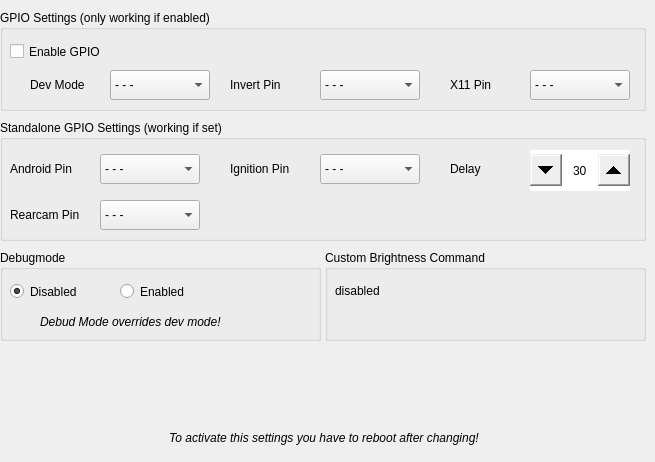
   <widget class="QWidget" name="tabCSEnv">
    <attribute name="title">
     <string>CS Env</string>
    </attribute>
    <widget class="QGroupBox" name="groupBoxGPIO">
     <property name="geometry">
      <rect>
       <x>0</x>
       <y>10</y>
       <width>646</width>
       <height>101</height>
      </rect>
     </property>
     <property name="title">
      <string>GPIO Settings (only working if enabled)</string>
     </property>
     <widget class="QCheckBox" name="checkBoxGPIO">
      <property name="geometry">
       <rect>
        <x>10</x>
        <y>30</y>
        <width>100</width>
        <height>23</height>
       </rect>
      </property>
      <property name="text">
       <string>Enable GPIO</string>
      </property>
     </widget>
     <widget class="QComboBox" name="comboBoxDevMode">
      <property name="geometry">
       <rect>
        <x>110</x>
        <y>60</y>
        <width>100</width>
        <height>30</height>
       </rect>
      </property>
      <property name="editable">
       <bool>false</bool>
      </property>
      <property name="currentText">
       <string>- - -</string>
      </property>
      <item>
       <property name="text">
        <string>- - -</string>
       </property>
      </item>
      <item>
       <property name="text">
        <string>1</string>
       </property>
      </item>
      <item>
       <property name="text">
        <string>2</string>
       </property>
      </item>
      <item>
       <property name="text">
        <string>3</string>
       </property>
      </item>
      <item>
       <property name="text">
        <string>4</string>
       </property>
      </item>
      <item>
       <property name="text">
        <string>5</string>
       </property>
      </item>
      <item>
       <property name="text">
        <string>6</string>
       </property>
      </item>
      <item>
       <property name="text">
        <string>7</string>
       </property>
      </item>
      <item>
       <property name="text">
        <string>8</string>
       </property>
      </item>
      <item>
       <property name="text">
        <string>9</string>
       </property>
      </item>
      <item>
       <property name="text">
        <string>10</string>
       </property>
      </item>
      <item>
       <property name="text">
        <string>11</string>
       </property>
      </item>
      <item>
       <property name="text">
        <string>12</string>
       </property>
      </item>
      <item>
       <property name="text">
        <string>13</string>
       </property>
      </item>
      <item>
       <property name="text">
        <string>14</string>
       </property>
      </item>
      <item>
       <property name="text">
        <string>15</string>
       </property>
      </item>
      <item>
       <property name="text">
        <string>16</string>
       </property>
      </item>
      <item>
       <property name="text">
        <string>17</string>
       </property>
      </item>
      <item>
       <property name="text">
        <string>18</string>
       </property>
      </item>
      <item>
       <property name="text">
        <string>19</string>
       </property>
      </item>
      <item>
       <property name="text">
        <string>20</string>
       </property>
      </item>
      <item>
       <property name="text">
        <string>21</string>
       </property>
      </item>
      <item>
       <property name="text">
        <string>22</string>
       </property>
      </item>
      <item>
       <property name="text">
        <string>23</string>
       </property>
      </item>
      <item>
       <property name="text">
        <string>24</string>
       </property>
      </item>
      <item>
       <property name="text">
        <string>25</string>
       </property>
      </item>
      <item>
       <property name="text">
        <string>26</string>
       </property>
      </item>
     </widget>
     <widget class="QLabel" name="labelDevMode">
      <property name="geometry">
       <rect>
        <x>30</x>
        <y>60</y>
        <width>80</width>
        <height>30</height>
       </rect>
      </property>
      <property name="text">
       <string>Dev Mode</string>
      </property>
     </widget>
     <widget class="QComboBox" name="comboBoxInvert">
      <property name="geometry">
       <rect>
        <x>320</x>
        <y>60</y>
        <width>100</width>
        <height>30</height>
       </rect>
      </property>
      <property name="editable">
       <bool>false</bool>
      </property>
      <property name="currentText">
       <string>- - -</string>
      </property>
      <item>
       <property name="text">
        <string>- - -</string>
       </property>
      </item>
      <item>
       <property name="text">
        <string>1</string>
       </property>
      </item>
      <item>
       <property name="text">
        <string>2</string>
       </property>
      </item>
      <item>
       <property name="text">
        <string>3</string>
       </property>
      </item>
      <item>
       <property name="text">
        <string>4</string>
       </property>
      </item>
      <item>
       <property name="text">
        <string>5</string>
       </property>
      </item>
      <item>
       <property name="text">
        <string>6</string>
       </property>
      </item>
      <item>
       <property name="text">
        <string>7</string>
       </property>
      </item>
      <item>
       <property name="text">
        <string>8</string>
       </property>
      </item>
      <item>
       <property name="text">
        <string>9</string>
       </property>
      </item>
      <item>
       <property name="text">
        <string>10</string>
       </property>
      </item>
      <item>
       <property name="text">
        <string>11</string>
       </property>
      </item>
      <item>
       <property name="text">
        <string>12</string>
       </property>
      </item>
      <item>
       <property name="text">
        <string>13</string>
       </property>
      </item>
      <item>
       <property name="text">
        <string>14</string>
       </property>
      </item>
      <item>
       <property name="text">
        <string>15</string>
       </property>
      </item>
      <item>
       <property name="text">
        <string>16</string>
       </property>
      </item>
      <item>
       <property name="text">
        <string>17</string>
       </property>
      </item>
      <item>
       <property name="text">
        <string>18</string>
       </property>
      </item>
      <item>
       <property name="text">
        <string>19</string>
       </property>
      </item>
      <item>
       <property name="text">
        <string>20</string>
       </property>
      </item>
      <item>
       <property name="text">
        <string>21</string>
       </property>
      </item>
      <item>
       <property name="text">
        <string>22</string>
       </property>
      </item>
      <item>
       <property name="text">
        <string>23</string>
       </property>
      </item>
      <item>
       <property name="text">
        <string>24</string>
       </property>
      </item>
      <item>
       <property name="text">
        <string>25</string>
       </property>
      </item>
      <item>
       <property name="text">
        <string>26</string>
       </property>
      </item>
     </widget>
     <widget class="QComboBox" name="comboBoxX11">
      <property name="geometry">
       <rect>
        <x>530</x>
        <y>60</y>
        <width>100</width>
        <height>30</height>
       </rect>
      </property>
      <property name="editable">
       <bool>false</bool>
      </property>
      <property name="currentText">
       <string>- - -</string>
      </property>
      <item>
       <property name="text">
        <string>- - -</string>
       </property>
      </item>
      <item>
       <property name="text">
        <string>1</string>
       </property>
      </item>
      <item>
       <property name="text">
        <string>2</string>
       </property>
      </item>
      <item>
       <property name="text">
        <string>3</string>
       </property>
      </item>
      <item>
       <property name="text">
        <string>4</string>
       </property>
      </item>
      <item>
       <property name="text">
        <string>5</string>
       </property>
      </item>
      <item>
       <property name="text">
        <string>6</string>
       </property>
      </item>
      <item>
       <property name="text">
        <string>7</string>
       </property>
      </item>
      <item>
       <property name="text">
        <string>8</string>
       </property>
      </item>
      <item>
       <property name="text">
        <string>9</string>
       </property>
      </item>
      <item>
       <property name="text">
        <string>10</string>
       </property>
      </item>
      <item>
       <property name="text">
        <string>11</string>
       </property>
      </item>
      <item>
       <property name="text">
        <string>12</string>
       </property>
      </item>
      <item>
       <property name="text">
        <string>13</string>
       </property>
      </item>
      <item>
       <property name="text">
        <string>14</string>
       </property>
      </item>
      <item>
       <property name="text">
        <string>15</string>
       </property>
      </item>
      <item>
       <property name="text">
        <string>16</string>
       </property>
      </item>
      <item>
       <property name="text">
        <string>17</string>
       </property>
      </item>
      <item>
       <property name="text">
        <string>18</string>
       </property>
      </item>
      <item>
       <property name="text">
        <string>19</string>
       </property>
      </item>
      <item>
       <property name="text">
        <string>20</string>
       </property>
      </item>
      <item>
       <property name="text">
        <string>21</string>
       </property>
      </item>
      <item>
       <property name="text">
        <string>22</string>
       </property>
      </item>
      <item>
       <property name="text">
        <string>23</string>
       </property>
      </item>
      <item>
       <property name="text">
        <string>24</string>
       </property>
      </item>
      <item>
       <property name="text">
        <string>25</string>
       </property>
      </item>
      <item>
       <property name="text">
        <string>26</string>
       </property>
      </item>
     </widget>
     <widget class="QLabel" name="labelX11">
      <property name="geometry">
       <rect>
        <x>450</x>
        <y>60</y>
        <width>80</width>
        <height>30</height>
       </rect>
      </property>
      <property name="text">
       <string>X11 Pin</string>
      </property>
     </widget>
     <widget class="QLabel" name="labelInvert">
      <property name="geometry">
       <rect>
        <x>230</x>
        <y>60</y>
        <width>90</width>
        <height>30</height>
       </rect>
      </property>
      <property name="text">
       <string>Invert Pin</string>
      </property>
     </widget>
    </widget>
    <widget class="QLabel" name="labelSettingsInfo">
     <property name="geometry">
      <rect>
       <x>2</x>
       <y>425</y>
       <width>644</width>
       <height>26</height>
      </rect>
     </property>
     <property name="font">
      <font>
       <italic>true</italic>
      </font>
     </property>
     <property name="text">
      <string>To activate this settings you have to reboot after changing!</string>
     </property>
     <property name="alignment">
      <set>Qt::AlignCenter</set>
     </property>
     <property name="wordWrap">
      <bool>true</bool>
     </property>
    </widget>
    <widget class="QLabel" name="labelSettingsInfo_Icon">
     <property name="geometry">
      <rect>
       <x>80</x>
       <y>422</y>
       <width>31</width>
       <height>31</height>
      </rect>
     </property>
     <property name="text">
      <string>&lt;html&gt;&lt;head/&gt;&lt;body&gt;&lt;p align=&quot;justify&quot;&gt;&lt;img src=&quot;:/ico_warning.png&quot;/&gt;&lt;/p&gt;&lt;/body&gt;&lt;/html&gt;</string>
     </property>
    </widget>
    <widget class="QGroupBox" name="groupBoxBrightnessCommand">
     <property name="geometry">
      <rect>
       <x>325</x>
       <y>250</y>
       <width>321</width>
       <height>91</height>
      </rect>
     </property>
     <property name="title">
      <string>Custom Brightness Command</string>
     </property>
     <widget class="QLabel" name="labelCustomBrightnessCommand">
      <property name="geometry">
       <rect>
        <x>10</x>
        <y>30</y>
        <width>201</width>
        <height>21</height>
       </rect>
      </property>
      <property name="text">
       <string>disabled</string>
      </property>
     </widget>
    </widget>
    <widget class="QGroupBox" name="groupBoxGPIO2">
     <property name="geometry">
      <rect>
       <x>0</x>
       <y>120</y>
       <width>646</width>
       <height>121</height>
      </rect>
     </property>
     <property name="title">
      <string>Standalone GPIO Settings (working if set)</string>
     </property>
     <widget class="QComboBox" name="comboBoxAndroid">
      <property name="geometry">
       <rect>
        <x>100</x>
        <y>34</y>
        <width>100</width>
        <height>30</height>
       </rect>
      </property>
      <property name="editable">
       <bool>false</bool>
      </property>
      <property name="currentText">
       <string>- - -</string>
      </property>
      <item>
       <property name="text">
        <string>- - -</string>
       </property>
      </item>
      <item>
       <property name="text">
        <string>1</string>
       </property>
      </item>
      <item>
       <property name="text">
        <string>2</string>
       </property>
      </item>
      <item>
       <property name="text">
        <string>3</string>
       </property>
      </item>
      <item>
       <property name="text">
        <string>4</string>
       </property>
      </item>
      <item>
       <property name="text">
        <string>5</string>
       </property>
      </item>
      <item>
       <property name="text">
        <string>6</string>
       </property>
      </item>
      <item>
       <property name="text">
        <string>7</string>
       </property>
      </item>
      <item>
       <property name="text">
        <string>8</string>
       </property>
      </item>
      <item>
       <property name="text">
        <string>9</string>
       </property>
      </item>
      <item>
       <property name="text">
        <string>10</string>
       </property>
      </item>
      <item>
       <property name="text">
        <string>11</string>
       </property>
      </item>
      <item>
       <property name="text">
        <string>12</string>
       </property>
      </item>
      <item>
       <property name="text">
        <string>13</string>
       </property>
      </item>
      <item>
       <property name="text">
        <string>14</string>
       </property>
      </item>
      <item>
       <property name="text">
        <string>15</string>
       </property>
      </item>
      <item>
       <property name="text">
        <string>16</string>
       </property>
      </item>
      <item>
       <property name="text">
        <string>17</string>
       </property>
      </item>
      <item>
       <property name="text">
        <string>18</string>
       </property>
      </item>
      <item>
       <property name="text">
        <string>19</string>
       </property>
      </item>
      <item>
       <property name="text">
        <string>20</string>
       </property>
      </item>
      <item>
       <property name="text">
        <string>21</string>
       </property>
      </item>
      <item>
       <property name="text">
        <string>22</string>
       </property>
      </item>
      <item>
       <property name="text">
        <string>23</string>
       </property>
      </item>
      <item>
       <property name="text">
        <string>24</string>
       </property>
      </item>
      <item>
       <property name="text">
        <string>25</string>
       </property>
      </item>
      <item>
       <property name="text">
        <string>26</string>
       </property>
      </item>
     </widget>
     <widget class="QLabel" name="labelAndroid">
      <property name="geometry">
       <rect>
        <x>10</x>
        <y>34</y>
        <width>80</width>
        <height>30</height>
       </rect>
      </property>
      <property name="text">
       <string>Android Pin</string>
      </property>
     </widget>
     <widget class="QLabel" name="labelGPIOShutdown">
      <property name="geometry">
       <rect>
        <x>230</x>
        <y>34</y>
        <width>80</width>
        <height>30</height>
       </rect>
      </property>
      <property name="text">
       <string>Ignition Pin</string>
      </property>
     </widget>
     <widget class="QComboBox" name="comboBoxGPIOShutdown">
      <property name="geometry">
       <rect>
        <x>320</x>
        <y>34</y>
        <width>100</width>
        <height>30</height>
       </rect>
      </property>
      <property name="editable">
       <bool>false</bool>
      </property>
      <property name="currentText">
       <string>- - -</string>
      </property>
      <item>
       <property name="text">
        <string>- - -</string>
       </property>
      </item>
      <item>
       <property name="text">
        <string>1</string>
       </property>
      </item>
      <item>
       <property name="text">
        <string>2</string>
       </property>
      </item>
      <item>
       <property name="text">
        <string>3</string>
       </property>
      </item>
      <item>
       <property name="text">
        <string>4</string>
       </property>
      </item>
      <item>
       <property name="text">
        <string>5</string>
       </property>
      </item>
      <item>
       <property name="text">
        <string>6</string>
       </property>
      </item>
      <item>
       <property name="text">
        <string>7</string>
       </property>
      </item>
      <item>
       <property name="text">
        <string>8</string>
       </property>
      </item>
      <item>
       <property name="text">
        <string>9</string>
       </property>
      </item>
      <item>
       <property name="text">
        <string>10</string>
       </property>
      </item>
      <item>
       <property name="text">
        <string>11</string>
       </property>
      </item>
      <item>
       <property name="text">
        <string>12</string>
       </property>
      </item>
      <item>
       <property name="text">
        <string>13</string>
       </property>
      </item>
      <item>
       <property name="text">
        <string>14</string>
       </property>
      </item>
      <item>
       <property name="text">
        <string>15</string>
       </property>
      </item>
      <item>
       <property name="text">
        <string>16</string>
       </property>
      </item>
      <item>
       <property name="text">
        <string>17</string>
       </property>
      </item>
      <item>
       <property name="text">
        <string>18</string>
       </property>
      </item>
      <item>
       <property name="text">
        <string>19</string>
       </property>
      </item>
      <item>
       <property name="text">
        <string>20</string>
       </property>
      </item>
      <item>
       <property name="text">
        <string>21</string>
       </property>
      </item>
      <item>
       <property name="text">
        <string>22</string>
       </property>
      </item>
      <item>
       <property name="text">
        <string>23</string>
       </property>
      </item>
      <item>
       <property name="text">
        <string>24</string>
       </property>
      </item>
      <item>
       <property name="text">
        <string>25</string>
       </property>
      </item>
      <item>
       <property name="text">
        <string>26</string>
       </property>
      </item>
     </widget>
     <widget class="QSpinBox" name="spinBoxGPIOShutdownDelay">
      <property name="geometry">
       <rect>
        <x>530</x>
        <y>30</y>
        <width>100</width>
        <height>41</height>
       </rect>
      </property>
      <property name="styleSheet">
       <string notr="true">QSpinBox::up-button { width: 32px; height: 32px;
subcontrol-origin: margin;
subcontrol-position: center right;
}
QSpinBox::down-button { width: 32px; height: 32px; 
subcontrol-origin: margin;
subcontrol-position: center left;
}</string>
      </property>
      <property name="frame">
       <bool>true</bool>
      </property>
      <property name="alignment">
       <set>Qt::AlignCenter</set>
      </property>
      <property name="minimum">
       <number>5</number>
      </property>
      <property name="maximum">
       <number>60</number>
      </property>
      <property name="singleStep">
       <number>1</number>
      </property>
      <property name="value">
       <number>30</number>
      </property>
     </widget>
     <widget class="QLabel" name="labelGPIOShutdownDelay">
      <property name="geometry">
       <rect>
        <x>450</x>
        <y>34</y>
        <width>80</width>
        <height>30</height>
       </rect>
      </property>
      <property name="text">
       <string>Delay</string>
      </property>
     </widget>
     <widget class="QComboBox" name="comboBoxRearcam">
      <property name="geometry">
       <rect>
        <x>100</x>
        <y>80</y>
        <width>100</width>
        <height>30</height>
       </rect>
      </property>
      <property name="editable">
       <bool>false</bool>
      </property>
      <property name="currentText">
       <string>- - -</string>
      </property>
      <item>
       <property name="text">
        <string>- - -</string>
       </property>
      </item>
      <item>
       <property name="text">
        <string>1</string>
       </property>
      </item>
      <item>
       <property name="text">
        <string>2</string>
       </property>
      </item>
      <item>
       <property name="text">
        <string>3</string>
       </property>
      </item>
      <item>
       <property name="text">
        <string>4</string>
       </property>
      </item>
      <item>
       <property name="text">
        <string>5</string>
       </property>
      </item>
      <item>
       <property name="text">
        <string>6</string>
       </property>
      </item>
      <item>
       <property name="text">
        <string>7</string>
       </property>
      </item>
      <item>
       <property name="text">
        <string>8</string>
       </property>
      </item>
      <item>
       <property name="text">
        <string>9</string>
       </property>
      </item>
      <item>
       <property name="text">
        <string>10</string>
       </property>
      </item>
      <item>
       <property name="text">
        <string>11</string>
       </property>
      </item>
      <item>
       <property name="text">
        <string>12</string>
       </property>
      </item>
      <item>
       <property name="text">
        <string>13</string>
       </property>
      </item>
      <item>
       <property name="text">
        <string>14</string>
       </property>
      </item>
      <item>
       <property name="text">
        <string>15</string>
       </property>
      </item>
      <item>
       <property name="text">
        <string>16</string>
       </property>
      </item>
      <item>
       <property name="text">
        <string>17</string>
       </property>
      </item>
      <item>
       <property name="text">
        <string>18</string>
       </property>
      </item>
      <item>
       <property name="text">
        <string>19</string>
       </property>
      </item>
      <item>
       <property name="text">
        <string>20</string>
       </property>
      </item>
      <item>
       <property name="text">
        <string>21</string>
       </property>
      </item>
      <item>
       <property name="text">
        <string>22</string>
       </property>
      </item>
      <item>
       <property name="text">
        <string>23</string>
       </property>
      </item>
      <item>
       <property name="text">
        <string>24</string>
       </property>
      </item>
      <item>
       <property name="text">
        <string>25</string>
       </property>
      </item>
      <item>
       <property name="text">
        <string>26</string>
       </property>
      </item>
     </widget>
     <widget class="QLabel" name="labelRearcam">
      <property name="geometry">
       <rect>
        <x>10</x>
        <y>80</y>
        <width>90</width>
        <height>30</height>
       </rect>
      </property>
      <property name="text">
       <string>Rearcam Pin</string>
      </property>
     </widget>
    </widget>
    <widget class="QGroupBox" name="groupBoxDebugmode">
     <property name="geometry">
      <rect>
       <x>0</x>
       <y>250</y>
       <width>321</width>
       <height>91</height>
      </rect>
     </property>
     <property name="title">
      <string>Debugmode</string>
     </property>
     <widget class="QRadioButton" name="radioButtonDebugmodeEnabled">
      <property name="geometry">
       <rect>
        <x>120</x>
        <y>30</y>
        <width>120</width>
        <height>23</height>
       </rect>
      </property>
      <property name="text">
       <string>Enabled</string>
      </property>
     </widget>
     <widget class="QRadioButton" name="radioButtonDebugmodeDisabled">
      <property name="geometry">
       <rect>
        <x>10</x>
        <y>30</y>
        <width>80</width>
        <height>23</height>
       </rect>
      </property>
      <property name="text">
       <string>Disabled</string>
      </property>
      <property name="checked">
       <bool>true</bool>
      </property>
     </widget>
     <widget class="QLabel" name="labelDebugmodeInfoIcon">
      <property name="geometry">
       <rect>
        <x>10</x>
        <y>56</y>
        <width>21</width>
        <height>31</height>
       </rect>
      </property>
      <property name="text">
       <string>&lt;html&gt;&lt;head/&gt;&lt;body&gt;&lt;p&gt;&lt;img src=&quot;:/ico_info.png&quot;/&gt;&lt;/p&gt;&lt;/body&gt;&lt;/html&gt;</string>
      </property>
     </widget>
     <widget class="QLabel" name="labelDebugmodeNote">
      <property name="geometry">
       <rect>
        <x>40</x>
        <y>60</y>
        <width>241</width>
        <height>23</height>
       </rect>
      </property>
      <property name="font">
       <font>
        <italic>true</italic>
       </font>
      </property>
      <property name="text">
       <string>Debud Mode overrides dev mode!</string>
      </property>
      <property name="wordWrap">
       <bool>true</bool>
      </property>
     </widget>
    </widget>
   </widget>
